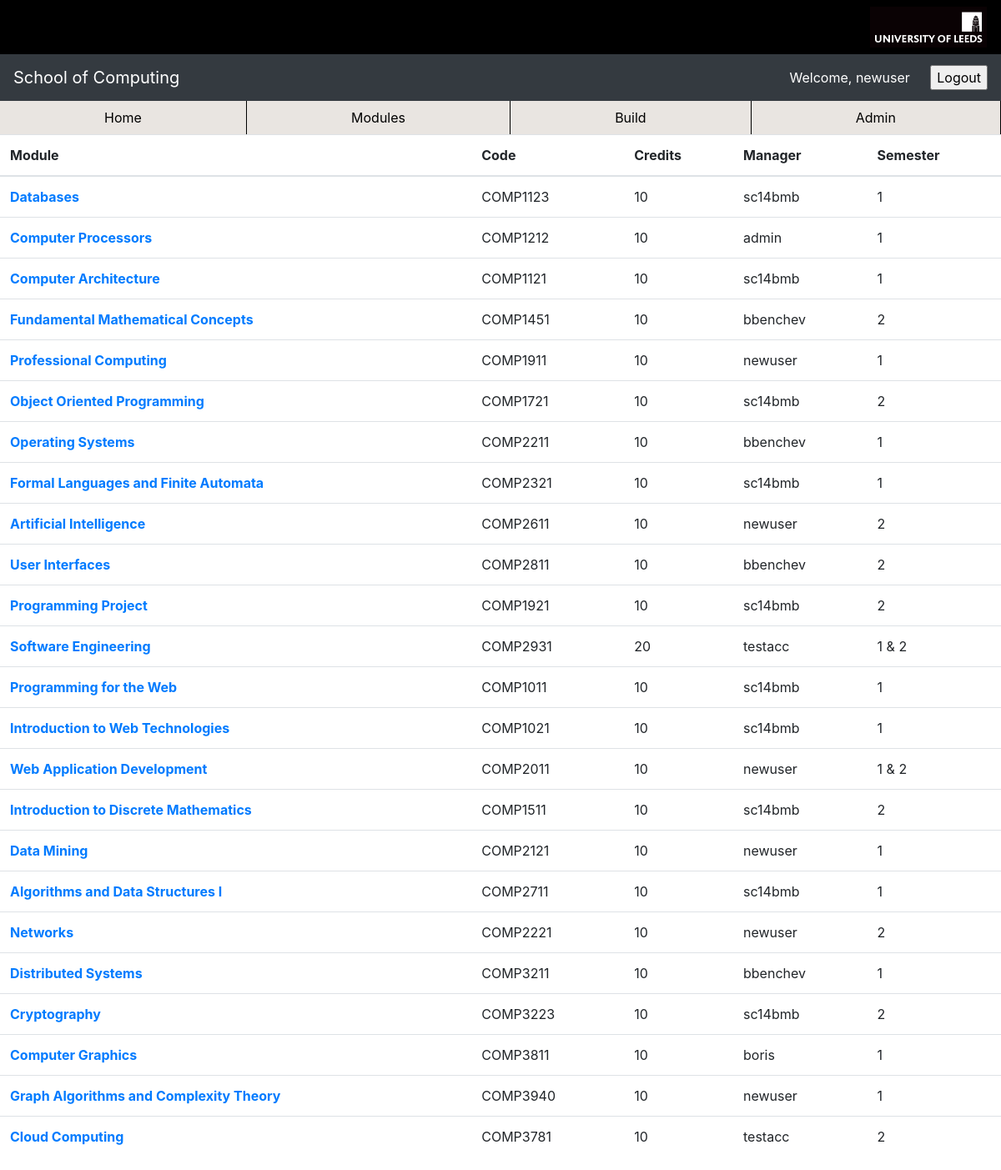
The page /modules/ (signed in) on the database its author committed.
### builder/models.py (models this page shows, shortened)
class Module(models.Model):
    COMPULSORY = "C"
    OPTIONAL = "O"
    DISCOVERY = "D"
    MODULE_TYPES = (
        (COMPULSORY, "Compulsory"),
        (OPTIONAL, "Optional"),
        (DISCOVERY, "Discovery")
    )
    SEMESTERS = (
        ("1", "1"),
        ("2", "2"),
        ("1 & 2", "1 & 2")
    )
    title = models.CharField(max_length=100)
    code = models.CharField(max_length=15)
    credits = models.CharField(max_length=2, default="10")
    manager = models.ForeignKey(User, on_delete=models.CASCADE, default="00")
    taught_semester = models.CharField(max_length=5, choices=SEMESTERS, default=SEMESTERS[0])
    module_type = models.CharField(max_length=1, choices=MODULE_TYPES,
        default=COMPULSORY, blank=False)
    level = models.CharField(max_length=1)
    prerequisites = models.ManyToManyField('self', symmetrical=False,
        related_name='is_prerequisite_of', blank=True, limit_choices_to=Q(level='1') | Q(level='2'))

### builder/views.py (the view)
# urls.py: path('modules/', views.get_modules, name="modules"),
def get_modules(request):
    context = {"modules": Module.objects.all()}
    return render(request, "modules.html", context)

### templates/modules.html (shortened to what this page needs)
{% extends "base.html" %}
{% block content %}
<table class="table">
  <thead>
    <tr>
      <th scope="col">Module</th>
      <th scope="col">Code</th>
      <th scope="col">Credits</th>
      <th scope="col">Manager</th>
      <th scope="col">Semester</th>
    </tr>
  </thead>
  <tbody>
  {% for module in modules %}
    <tr>
      <th scope="row"><a href="/modules/{{module.id}}">{{module.title}}</a></th>
      <td>{{module.code}}</td>
      <td>{{module.credits}}</td>
      <td>{{module.manager}}</td>
      <td>{{module.taught_semester}}</td>
    </tr>
  {% endfor %}
  </tbody>
</table>
{% endblock %}

### templates/base.html (shortened to what this page needs)
<!DOCTYPE html>
<html lang="en">
<head>
  <link rel="stylesheet" href="https://maxcdn.bootstrapcdn.com/bootstrap/4.0.0/css/bootstrap.min.css">
  {% load static %}
  <link rel="stylesheet" href="{% static 'css/styles.css' %}">
  <link rel="stylesheet" href="{% static 'css/builder.css' %}">
</head>
<body>
  <ul class="nav justify-content-end" style="background: black;">
  <li class="nav-item">
    <a class="nav-link" href="http://www.leeds.ac.uk">
        <img src="{% static 'images/uol_logo.png' %}" width="140" alt="University of Leeds">
    </a>
  </ul>
  <nav class="navbar navbar-dark bg-dark">
    <a class="navbar-brand" href="{% url 'home' %}">School of Computing</a>
    {% if user.is_authenticated %}
    <form class="logout-button" action="{% url 'logout' %}" method="post">
      <p class="greeting"> Welcome, {{user.username}} </p>
      <input type="submit" value="Logout">
    </form>
    {% else %}
    <form class="logout-button" action="{% url 'index' %}" method="post">
      {% csrf_token %}
      <input type="submit" value="Login">
    </form>
    {% endif %}
  </nav>
  <ul class="nav nav-pills nav-fill" style="background: #e9e5e1;">
    <li class="nav-item">
      <a class="nav-link" href="{% url 'home' %}">Home</a>
    </li>
    <li class="nav-item">
      <a class="nav-link" href="{% url 'modules' %}">Modules</a>
    </li>
    <li class="nav-item">
      <a class="nav-link" href="{% url 'build' %}">Build</a>
    </li>
    <li class="nav-item">
      <a class="nav-link" href="/admin">Admin</a>
    </li>
  </ul>
  {% block content %}
  {% endblock %}
</body>
</html>

### builder/static/css/styles.css (style rules this page uses)
.nav-item { border-right: 1px solid black; }
.nav-link { color: black; }
.greeting { color: #fff; display: inline; margin-right: 20px; }

### rows shown on the page
Module: title "Databases", code "COMP1123", credits "10", manager "sc14bmb", taught_semester "1"
Module: title "Computer Processors", code "COMP1212", credits "10", manager "admin", taught_semester "1"
Module: title "Computer Architecture", code "COMP1121", credits "10", manager "sc14bmb", taught_semester "1"
Module: title "Fundamental Mathematical Concepts", code "COMP1451", credits "10", manager "bbenchev", taught_semester "2"
Module: title "Professional Computing", code "COMP1911", credits "10", manager "newuser", taught_semester "1"
Module: title "Object Oriented Programming", code "COMP1721", credits "10", manager "sc14bmb", taught_semester "2"
Module: title "Operating Systems", code "COMP2211", credits "10", manager "bbenchev", taught_semester "1"
Module: title "Formal Languages and Finite Automata", code "COMP2321", credits "10", manager "sc14bmb", taught_semester "1"
Module: title "Artificial Intelligence", code "COMP2611", credits "10", manager "newuser", taught_semester "2"
Module: title "User Interfaces", code "COMP2811", credits "10", manager "bbenchev", taught_semester "2"
Module: title "Programming Project", code "COMP1921", credits "10", manager "sc14bmb", taught_semester "2"
Module: title "Software Engineering", code "COMP2931", credits "20", manager "testacc", taught_semester "1 & 2"
Module: title "Programming for the Web", code "COMP1011", credits "10", manager "sc14bmb", taught_semester "1"
Module: title "Introduction to Web Technologies", code "COMP1021", credits "10", manager "sc14bmb", taught_semester "1"
Module: title "Web Application Development", code "COMP2011", credits "10", manager "newuser", taught_semester "1 & 2"
Module: title "Introduction to Discrete Mathematics", code "COMP1511", credits "10", manager "sc14bmb", taught_semester "2"
Module: title "Data Mining", code "COMP2121", credits "10", manager "newuser", taught_semester "1"
Module: title "Algorithms and Data Structures I", code "COMP2711", credits "10", manager "sc14bmb", taught_semester "1"
Module: title "Networks", code "COMP2221", credits "10", manager "newuser", taught_semester "2"
Module: title "Distributed Systems", code "COMP3211", credits "10", manager "bbenchev", taught_semester "1"
Module: title "Cryptography", code "COMP3223", credits "10", manager "sc14bmb", taught_semester "2"
Module: title "Computer Graphics", code "COMP3811", credits "10", manager "boris", taught_semester "1"
Module: title "Graph Algorithms and Complexity Theory", code "COMP3940", credits "10", manager "newuser", taught_semester "1"
Module: title "Cloud Computing", code "COMP3781", credits "10", manager "testacc", taught_semester "2"

### other values the page prints
{{ user.username }} "newuser"
